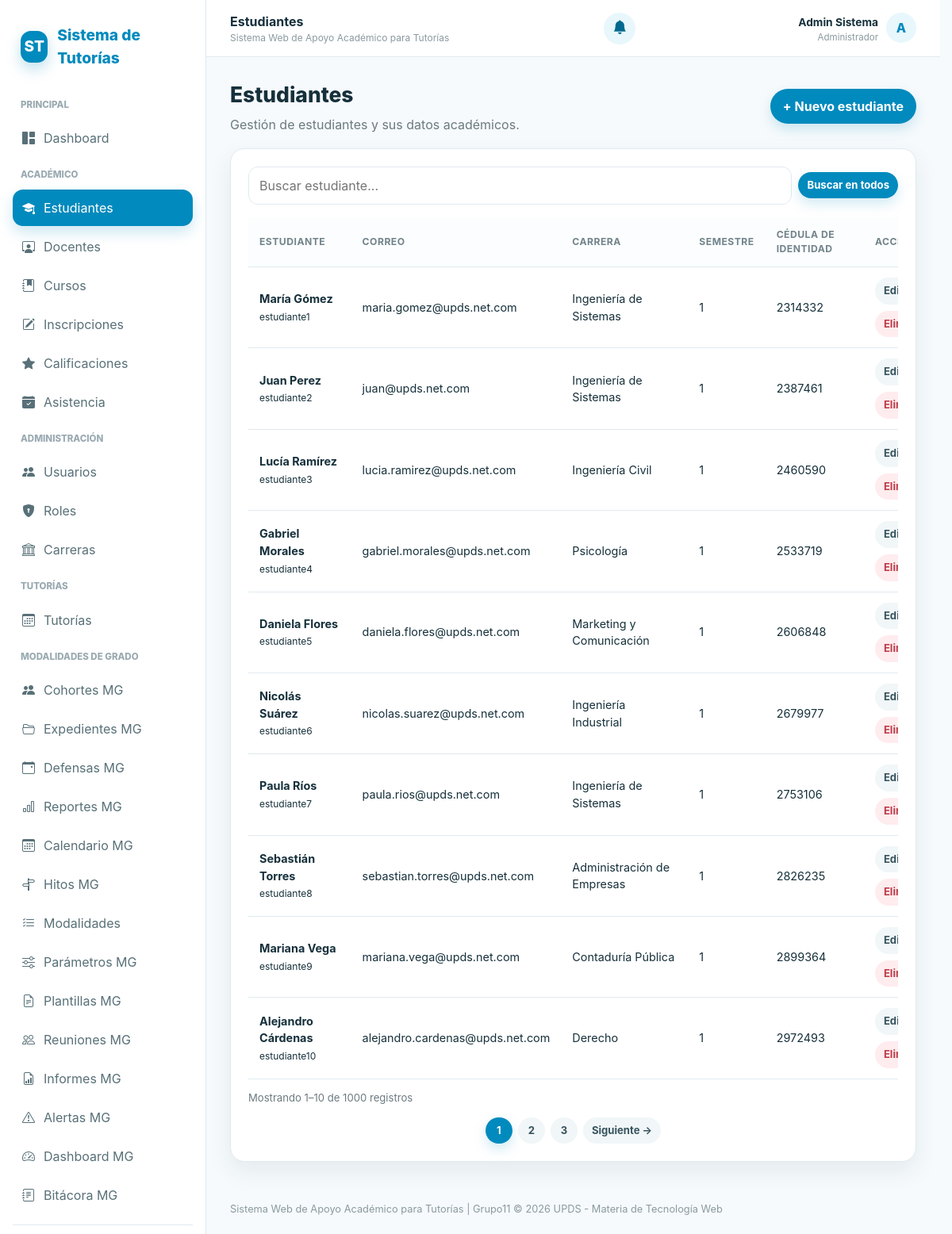
The app's page /controllers/estudiantes.php (signed in) with its own data.
### tables this page shows
CREATE TABLE estudiantes (
    id_estudiante INT AUTO_INCREMENT PRIMARY KEY,
    id_usuario INT NOT NULL UNIQUE,
    id_carrera INT NOT NULL,
    semestre TINYINT UNSIGNED NOT NULL,
    estado_academico ENUM('activo','egresado','titulado') NOT NULL DEFAULT 'activo',
    registro_universitario VARCHAR(30) UNIQUE,
    CHECK (semestre BETWEEN 1 AND 9),
    FOREIGN KEY (id_usuario) REFERENCES usuarios(id_usuario) ON DELETE CASCADE,
    FOREIGN KEY (id_carrera) REFERENCES carreras(id_carrera) ON UPDATE CASCADE
);

CREATE TABLE usuarios (
    id_usuario INT AUTO_INCREMENT PRIMARY KEY,
    id_rol INT NOT NULL,
    nombre VARCHAR(100) NOT NULL,
    apellido VARCHAR(100) NOT NULL,
    correo VARCHAR(150) NOT NULL UNIQUE,
    usuario VARCHAR(50) NOT NULL UNIQUE,
    contrasena_hash VARCHAR(255) NOT NULL,
    telefono VARCHAR(8) NULL,
    CHECK (telefono IS NULL OR telefono REGEXP '^[0-9]{8}$'),
    estado ENUM('activo', 'inactivo') NOT NULL DEFAULT 'activo',
    fecha_registro DATETIME DEFAULT CURRENT_TIMESTAMP,
    FOREIGN KEY (id_rol) REFERENCES roles(id_rol) ON UPDATE CASCADE
);

CREATE TABLE carreras (
    id_carrera INT AUTO_INCREMENT PRIMARY KEY,
    nombre_carrera VARCHAR(150) NOT NULL UNIQUE
);

### controllers/estudiantes.php (called while the page is built, shortened)
<?php
require_once __DIR__.'/../config/conexion.php';
require_once __DIR__.'/../includes/seguridad.php';
require_once __DIR__.'/../includes/paginacion.php';
require_once __DIR__.'/../models/EstudianteModel.php';
$m = new EstudianteModel($pdo);
$busqueda = trim((string)($_GET['buscar'] ?? ''));
$todosLosRegistros = filtrar_registros($m->obtenerTodas(), $busqueda);
$paginacion = paginar_registros($todosLosRegistros, (int)($_GET['pagina'] ?? 1), 10);
$registros = $paginacion['registros'];
require __DIR__.'/../views/estudiantes/index.php';

### includes/seguridad.php (called while the page is built, shortened)
<?php
function e($v): string { return htmlspecialchars((string) $v, ENT_QUOTES, 'UTF-8'); }

### models/EstudianteModel.php (called while the page is built, shortened)
<?php
class EstudianteModel {private PDO $pdo;function __construct(PDO $pdo){$this->pdo=$pdo;} function obtenerTodas(){return $this->pdo->query("SELECT e.*,u.nombre,u.apellido,u.correo,u.usuario,c.nombre_carrera FROM estudiantes e JOIN usuarios u ON u.id_usuario=e.id_usuario JOIN carreras c ON c.id_carrera=e.id_carrera ORDER BY CASE WHEN u.usuario REGEXP '^estudiante[0-9]+$' THEN 0 ELSE 1 END, CAST(SUBSTRING(u.usuario,11) AS UNSIGNED), u.usuario")->fetchAll();} function obtenerPorId($id){$s=$this->pdo->prepare('SELECT e.*,u.nombre,u.apellido,u.correo,u.usuario FROM estudiantes e JOIN usuarios u ON u.id_usuario=e.id_usuario WHERE e.id_estudiante=?');$s->execute([$id]);return $s->fetch();} function obtenerPorUsuario($id){$s=$this->pdo->prepare('SELECT e.*,c.nombre_carrera FROM estudiantes e JOIN carreras c ON c.id_carrera=e.id_carrera WHERE e.id_usuario=?');$s->execute([$id]);return $s->fetch();}
 }

### includes/paginacion.php (called while the page is built)
<?php
function paginar_registros(array $registros, int $pagina = 1, int $porPagina = 10): array
{
    $porPagina = max(1, $porPagina);
    $total = count($registros);
    $totalPaginas = max(1, (int) ceil($total / $porPagina));
    $pagina = min(max(1, $pagina), $totalPaginas);
    $inicio = ($pagina - 1) * $porPagina;
    return [
        'registros' => array_slice($registros, $inicio, $porPagina),
        'pagina' => $pagina,
        'por_pagina' => $porPagina,
        'total' => $total,
        'total_paginas' => $totalPaginas,
    ];
}
function filtrar_registros(array $registros, string $termino): array
{
    $termino = trim($termino);
    if ($termino === '') return $registros;
    $normalizar = static function (string $valor): string {
        return function_exists('mb_strtolower') ? mb_strtolower($valor, 'UTF-8') : strtolower($valor);
    };
    $busqueda = $normalizar($termino);
    return array_values(array_filter($registros, static function ($registro) use ($busqueda, $normalizar): bool {
        $partes = [];
        foreach ((array)$registro as $valor) {
            if (is_scalar($valor) || $valor === null) $partes[] = (string)$valor;
        }
        return strpos($normalizar(implode(' ', $partes)), $busqueda) !== false;
    }));
}

### views/estudiantes/index.php (the view, shortened to what this page needs)
<?php include __DIR__.'/../layouts/header.php';?><div class="toolbar"><div><h1 class="page-title">Estudiantes</h1><p class="subtitle">Gestión de estudiantes y sus datos académicos.</p></div><a class="btn btn-primary" href="/controllers/estudiantes.php?accion=crear">+ Nuevo estudiante</a></div><div class="card"><div class="card-body"><form method="get" class="search-form" style="display:flex;gap:8px;align-items:center;margin-bottom:16px;flex-wrap:wrap"><input class="search" type="search" name="buscar" value="<?=e($busqueda ?? '')?>" placeholder="Buscar estudiante..." style="flex:1;min-width:220px"><button class="btn btn-primary btn-sm" type="submit">Buscar en todos</button></form><div class="table-wrap"><table class="table" id="tablaEstudiantes"><thead><tr><th>Estudiante</th><th>Correo</th><th>Carrera</th><th>Semestre</th><th>Cédula de Identidad</th><th>Acciones</th></tr></thead><tbody><?php foreach($registros as $r):?><tr><td><strong><?=e($r['nombre'].' '.$r['apellido'])?></strong><br><small><?=e($r['usuario'])?></small></td><td><?=e($r['correo'])?></td><td><?=e($r['nombre_carrera'])?></td><td><?=e($r['semestre'])?></td><td><?=e($r['registro_universitario'])?></td><td><div class="actions"><a class="btn btn-light btn-sm" href="?accion=editar&id=<?=$r['id_estudiante']?>">Editar</a><form method="post"><button class="btn btn-danger btn-sm" data-confirm="¿Eliminar estudiante y su usuario?">Eliminar</button></form></div></td></tr><?php endforeach;?></tbody></table></div><?php include __DIR__.'/../layouts/paginacion.php'; ?></div></div><?php include __DIR__.'/../layouts/footer.php';?>

### records on screen
estudiantes: id_usuario.apellido "María Gómez", id_usuario.usuario "estudiante1", id_usuario.correo "maria.gomez@upds.net.com", id_carrera.nombre_carrera "Ingeniería de Sistemas", semestre "1", registro_universitario "2314332"
estudiantes: id_usuario.apellido "Juan Perez", id_usuario.usuario "estudiante2", id_usuario.correo "juan@upds.net.com", id_carrera.nombre_carrera "Ingeniería de Sistemas", semestre "1", registro_universitario "2387461"
estudiantes: id_usuario.apellido "Lucía Ramírez", id_usuario.usuario "estudiante3", id_usuario.correo "lucia.ramirez@upds.net.com", id_carrera.nombre_carrera "Ingeniería Civil", semestre "1", registro_universitario "2460590"
estudiantes: id_usuario.apellido "Gabriel Morales", id_usuario.usuario "estudiante4", id_usuario.correo "gabriel.morales@upds.net.com", id_carrera.nombre_carrera "Psicología", semestre "1", registro_universitario "2533719"
estudiantes: id_usuario.apellido "Daniela Flores", id_usuario.usuario "estudiante5", id_usuario.correo "daniela.flores@upds.net.com", id_carrera.nombre_carrera "Marketing y Comunicación", semestre "1", registro_universitario "2606848"
estudiantes: id_usuario.apellido "Nicolás Suárez", id_usuario.usuario "estudiante6", id_usuario.correo "nicolas.suarez@upds.net.com", id_carrera.nombre_carrera "Ingeniería Industrial", semestre "1", registro_universitario "2679977"
estudiantes: id_usuario.apellido "Paula Ríos", id_usuario.usuario "estudiante7", id_usuario.correo "paula.rios@upds.net.com", id_carrera.nombre_carrera "Ingeniería de Sistemas", semestre "1", registro_universitario "2753106"
estudiantes: id_usuario.apellido "Sebastián Torres", id_usuario.usuario "estudiante8", id_usuario.correo "sebastian.torres@upds.net.com", id_carrera.nombre_carrera "Administración de Empresas", semestre "1", registro_universitario "2826235"
estudiantes: id_usuario.apellido "Mariana Vega", id_usuario.usuario "estudiante9", id_usuario.correo "mariana.vega@upds.net.com", id_carrera.nombre_carrera "Contaduría Pública", semestre "1", registro_universitario "2899364"
estudiantes: id_usuario.apellido "Alejandro Cárdenas", id_usuario.usuario "estudiante10", id_usuario.correo "alejandro.cardenas@upds.net.com", id_carrera.nombre_carrera "Derecho", semestre "1", registro_universitario "2972493"

### other values on screen
$tituloPagina "Estudiantes"
$nombreUsuario "Admin Sistema"
$rolVisible "Administrador"
$inicialUsuario "A"
$paginacion['total'] "1000"
